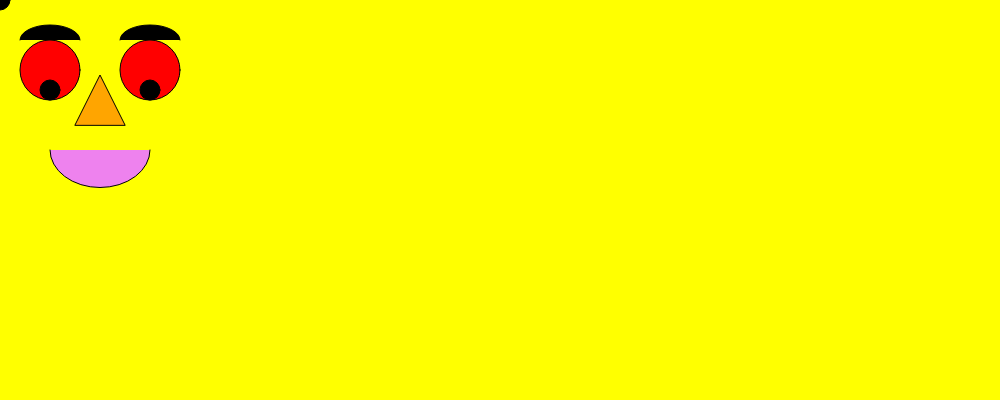
Frame 1 (no input)
Frame 60 (no input): identical to frame 1, image omitted
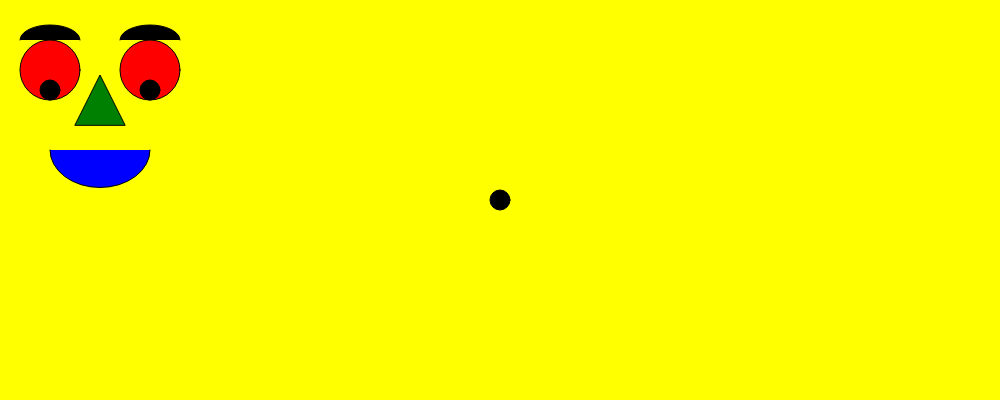
Frame 120 (the mouse pressed at the canvas centre since frame 60)

The p5.js sketch that drew these frames (run headless with seeded random() and noise() and a simulated clock; from frame 60 on, the mouse is pressed at the canvas centre):

// p5.js sketch
// ── sketch.js
function setup()
 {
  // put setup code here
   createCanvas(1000,400);
}

function draw() {

  background("yellow");
  // put drawing code here

fill("red");
  ellipse(50, 70, 60, 60);
ellipse(150, 70, 60, 60);
fill("black");
ellipse(50,90, 20, 20);
ellipse(150, 90, 20, 20);

ellipse(mouseX, mouseY, 20, 20);


if(mouseIsPressed)
{
  fill("blue");
  arc(100, 150, 100, 75, 0, PI);
}
else {
  fill("violet");
  arc(100, 150, 100, 75, 0, PI);

}

if(mouseIsPressed)
{
  fill("green");
  triangle(75,125,100,75,125,125);
}
else{
  fill("orange");
  triangle(75,125,100,75,125,125);
}
fill("black");
arc(50,40,60,30,PI,0);

fill("black")
arc(150,40,60,30,PI,0);


}
